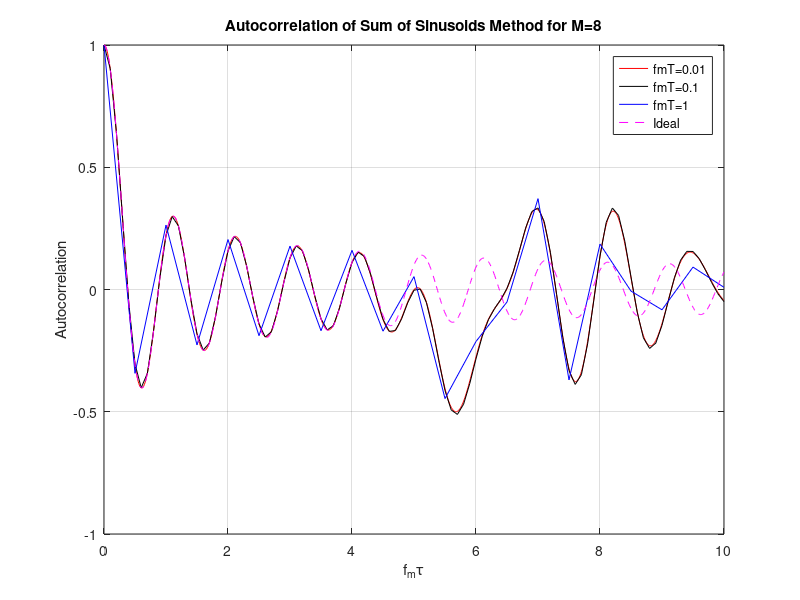
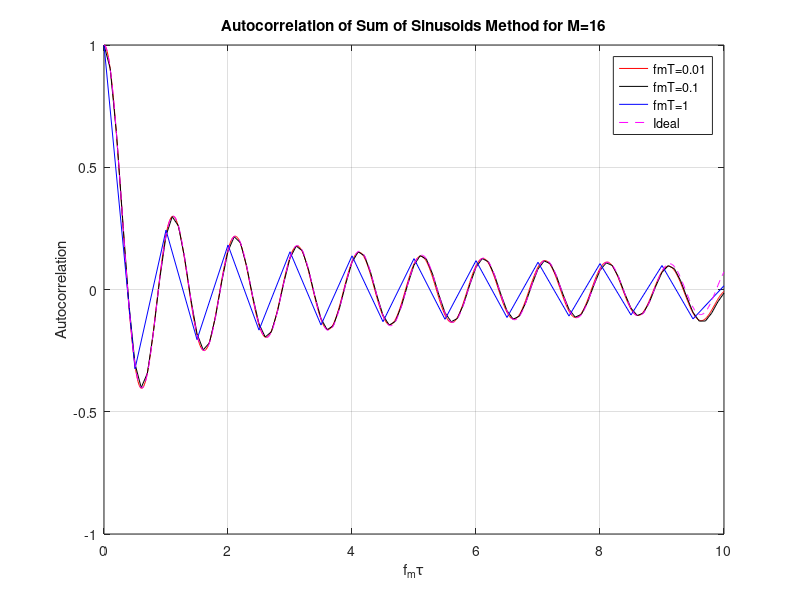

Write the MATLAB code that produced these figures, in order.
% Implement a Rayleigh fading channel simulator based on the Sum of
% Sinusoids method, and plot the channel output for fmT = 0.01, 0.1 
% and 0.5, and for M = 8, 16.
fmT = [0.01;0.1;0.5]; 
T = 1; % simulation step size
fm = fmT./T; % fm
num = 3;
Omgp = 1; % Set average power as 1
sample_num = 30000; % channel output data point
M = 8;
m = (1:M);
N = 4*M+2;
n = (1:N);
theta_n = 2*pi*n/N;  % theta_n is uniformly distributed
theta_m = theta_n(1:M);
beta_m = repmat(pi*m/M,num,1);
alpha = 0;
fn = repmat(fm,1,M).*repmat(cos(theta_m),num,1);

cosfn = cos(2*pi*fm(1).*1.*cos(theta_m));
cosfm = cos(2*pi*fm(1)*1);
gI = zeros(num,sample_num+1);
gQ = zeros(num,sample_num+1);

% Use sum of sinusoids to derive gI and gQ
for t = 0:sample_num
    gI(:,t+1) = 2*sum(cos(beta_m).*cos(2*pi*t.*fn),2)+sqrt(2)*cos(alpha).*cos(2*pi.*fm*t);
    gQ(:,t+1) = 2*sum(sin(beta_m).*cos(2*pi*t.*fn),2)+sqrt(2)*sin(alpha).*cos(2*pi.*fm*t);
end
g = sqrt(2)*(gI+1i*gQ);

tau = 10./fm; % largest tau. Requirement: fm*tau=0~10
% 3 autocorrelation with 3 different fm
phi1 = zeros(1, tau(1)+1);
phi2 = zeros(1, tau(2)+1);
phi3 = zeros(1, tau(3)+1);

% fm*T = 0.01
for i=0:tau(1)
    g_shift = zeros(1,sample_num+1);
    g_shift(1, i+1:end) = g(1,1:end-i);
    phi1(1,i+1) = mean(conj(g(1,:)).*g_shift);
end

% fm*T = 0.1
for i=0:tau(2)
    g_shift = zeros(1,sample_num+1);
    g_shift(1, i+1:end) = g(2,1:end-i);
    phi2(1,i+1) = mean(conj(g(2,:)).*g_shift);
end

% fm*T = 0.5
for i=0:tau(3)
    g_shift = zeros(1,sample_num+1);
    g_shift(1, i+1:end) = g(3,1:end-i);
    phi3(1,i+1) = mean(conj(g(3,:)).*g_shift);
end

% Buit-in function: autocorr
%{
phi1 = autocorr(g(1,:) , 10/fmT(1));
phi2 = autocorr(g(2,:) , 10/fmT(2));
phi3 = autocorr(g(3,:) , 10/fmT(3));
%}
S=besselj(0,2*pi*fm(1).*(0:tau(1))*T); % Ideal autocorrelation

% Plot channel autocorrelation
figure,plot(fm(1).*(0:tau(1)), phi1./abs(phi1(1)),'r',fm(2).*(0:tau(2)), phi2./abs(phi2(1)),'k',fm(3).*(0:tau(3)), phi3./abs(phi3(1)),'b',fm(1).*(0:tau(1)), S,'m--');
title('Autocorrelation of Sum of Sinusoids Method for M=8');
xlabel('f_m\tau');
ylabel('Autocorrelation');
legend('fmT=0.01','fmT=0.1','fmT=1','Ideal');
grid on

% For M = 16; basically the code below is the same as above
M = 16;
m = (1:M);
N = 4*M+2;
n = (1:N);
theta_n = 2*pi*n/N;  % theta_n is uniformly distributed
theta_m = theta_n(1:M);
beta_m = repmat(pi*m/M,num,1);
alpha = 0;
fn = repmat(fm,1,M).*repmat(cos(theta_m),num,1);

cosfn = cos(2*pi*fm(1).*1.*cos(theta_m));
cosfm = cos(2*pi*fm(1)*1);
gI = zeros(num,sample_num+1);
gQ = zeros(num,sample_num+1);

% Use sum of sinusoids to derive gI and gQ
for t = 0:sample_num
    gI(:,t+1) = 2*sum(cos(beta_m).*cos(2*pi*t.*fn),2)+sqrt(2)*cos(alpha).*cos(2*pi.*fm*t);
    gQ(:,t+1) = 2*sum(sin(beta_m).*cos(2*pi*t.*fn),2)+sqrt(2)*sin(alpha).*cos(2*pi.*fm*t);
end
g = sqrt(2)*(gI+1i*gQ);

tau = 10./fm; % largest tau. Requirement: fm*tau=0~10
% 3 autocorrelation with 3 different fm
phi1 = zeros(1, tau(1)+1);
phi2 = zeros(1, tau(2)+1);
phi3 = zeros(1, tau(3)+1);

% fm*T = 0.01
for i=0:tau(1)
    g_shift = zeros(1,sample_num+1);
    g_shift(1, i+1:end) = g(1,1:end-i);
    phi1(1,i+1) = mean(conj(g(1,:)).*g_shift);
end

% fm*T = 0.1
for i=0:tau(2)
    g_shift = zeros(1,sample_num+1);
    g_shift(1, i+1:end) = g(2,1:end-i);
    phi2(1,i+1) = mean(conj(g(2,:)).*g_shift);
end

% fm*T = 0.5
for i=0:tau(3)
    g_shift = zeros(1,sample_num+1);
    g_shift(1, i+1:end) = g(3,1:end-i);
    phi3(1,i+1) = mean(conj(g(3,:)).*g_shift);
end

S=besselj(0,2*pi*fm(1).*(0:tau(1))*T); % Ideal autocorrelation

% Plot channel autocorrelation
figure,plot(fm(1).*(0:tau(1)), phi1./abs(phi1(1)),'r',fm(2).*(0:tau(2)), phi2./abs(phi2(1)),'k',fm(3).*(0:tau(3)), phi3./abs(phi3(1)),'b',fm(1).*(0:tau(1)), S,'m--');
title('Autocorrelation of Sum of Sinusoids Method for M=16');
xlabel('f_m\tau');
ylabel('Autocorrelation');
legend('fmT=0.01','fmT=0.1','fmT=1','Ideal');
grid on
